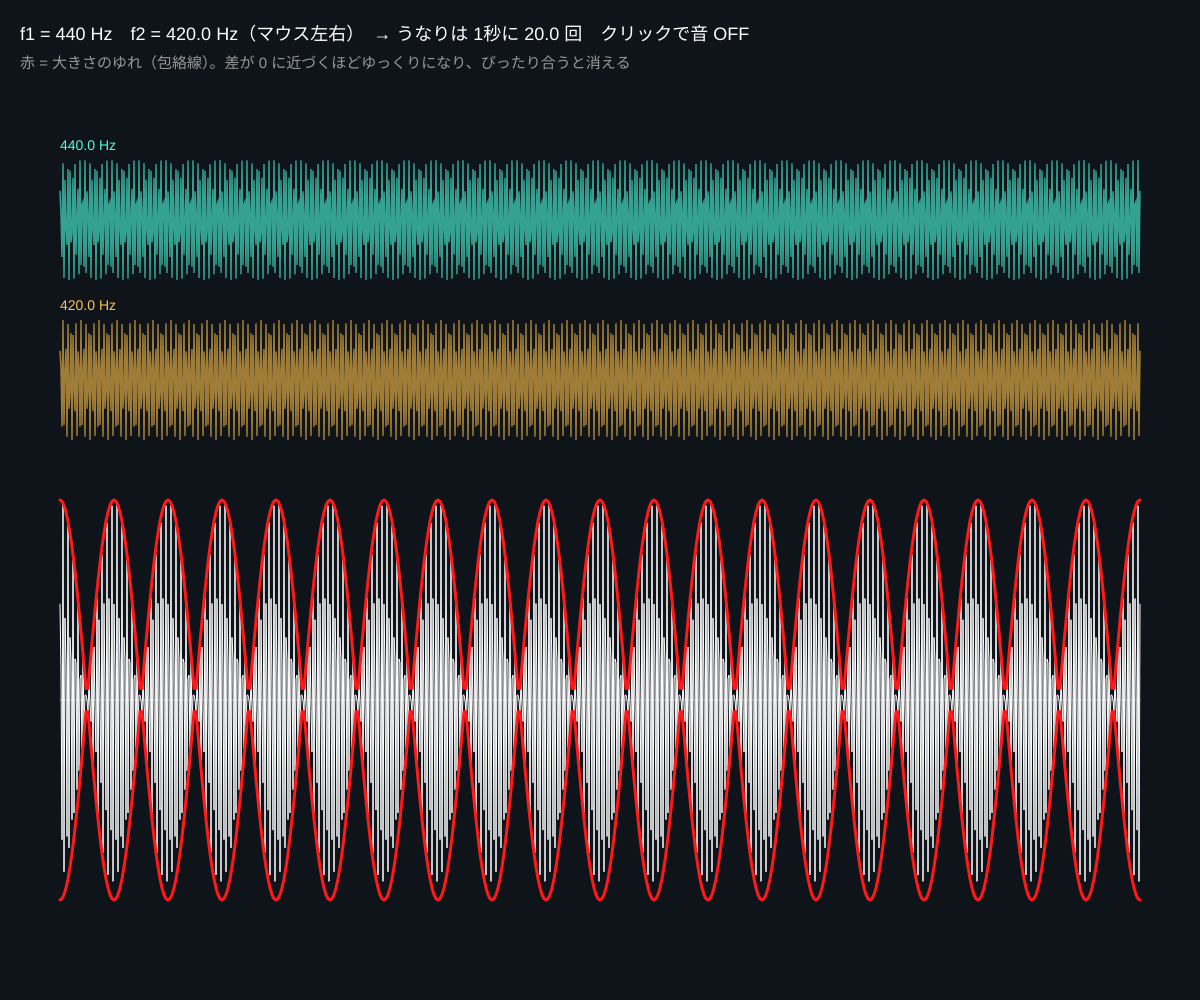
Frame 1 (no input)
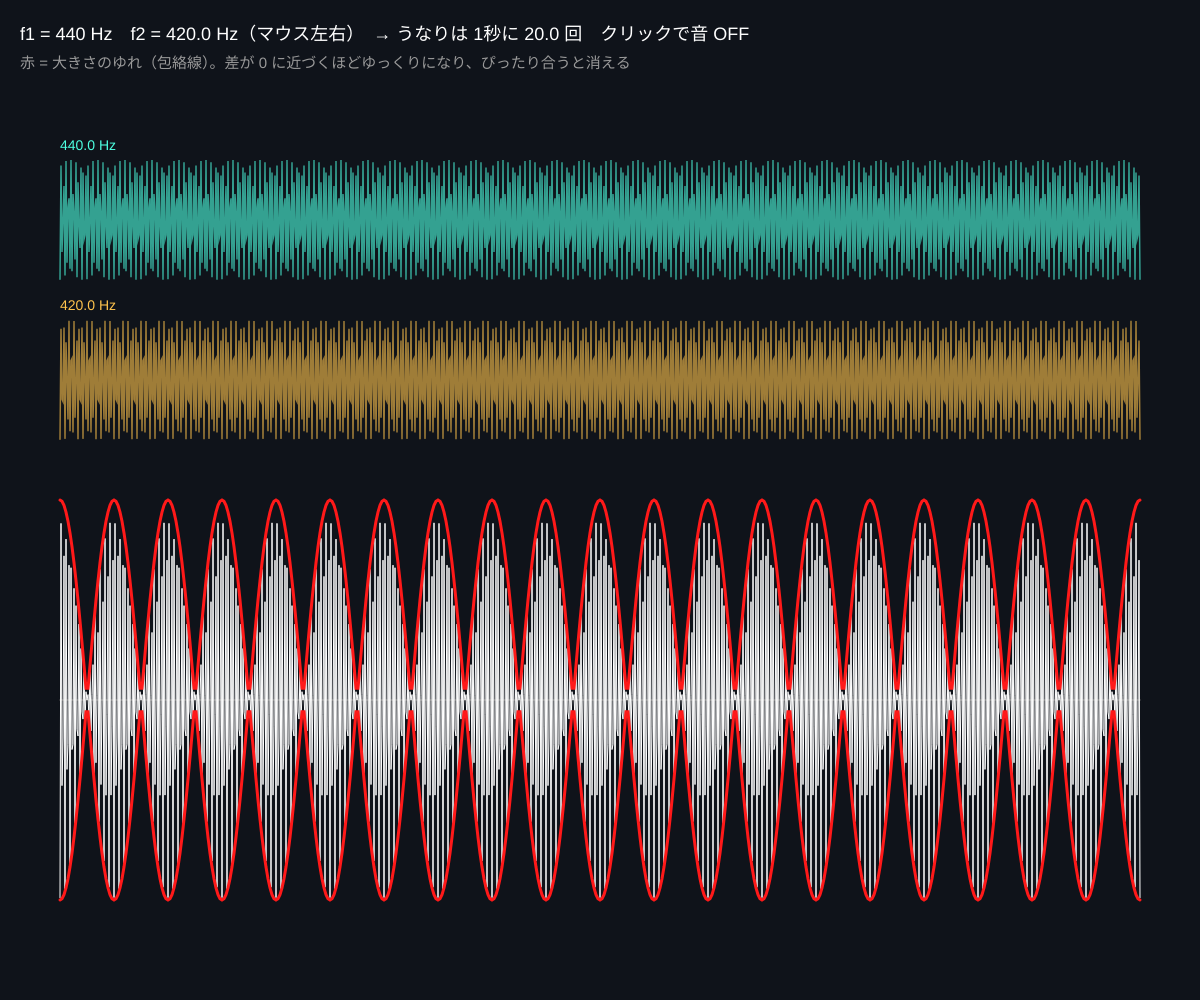
Frame 60 (no input)
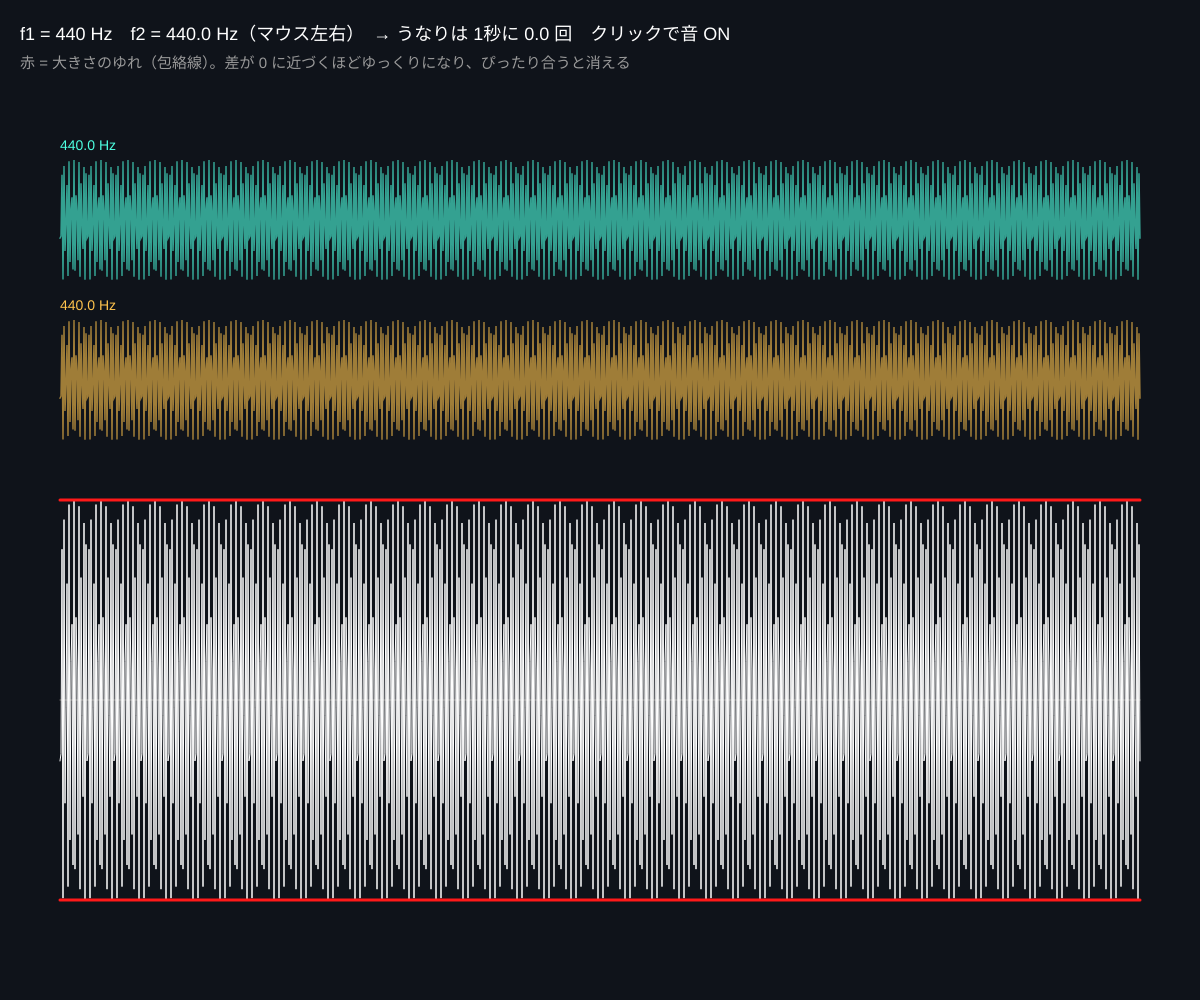
Frame 120 (the mouse pressed at the canvas centre since frame 60)

The p5.js sketch that drew these frames (run headless with seeded random() and noise() and a simulated clock; from frame 60 on, the mouse is pressed at the canvas centre):

// p5.js sketch
// ── sketch.js
// ============================================
// 15 うなり（おまけ）
// 周波数がほんの少しちがう 2 つの音を同時に鳴らすと、「ワンワンワン」と大きさがゆれる
// ゆれの速さ = 2つの周波数の差。ギターのチューニングはこれを使う
// マウス左右 = 2つ目の周波数（440 ± 20 Hz） / クリックで音 ON/OFF
// ============================================

let f1 = 440, f2 = 443;
let phase = 0;
let playing = false;

function setup() {
  createCanvas(windowWidth, windowHeight);
  colorMode(HSB, 360, 100, 100, 100);
}

function draw() {
  background(220, 40, 10);
  f2 = map(mouseX, 0, width, 420, 460, true);
  if (playing) {
    osc2.frequency.setTargetAtTime(f2, audioCtx.currentTime, 0.02);
  }
  phase += 0.5;

  let left = 60, right = width - 60;
  let secondsOnScreen = 1.0; // 画面の横幅 = 1 秒

  // 2つの波（上、うすく）
  for (let [f, mid, hue] of [[f1, height * 0.22, 170], [f2, height * 0.38, 40]]) {
    noFill();
    stroke(hue, 70, 100, 60);
    strokeWeight(1.5);
    beginShape();
    for (let x = left; x <= right; x += 1) {
      let t = ((x - left) / (right - left)) * secondsOnScreen;
      vertex(x, mid - sin(TWO_PI * f * t + phase) * height * 0.06);
    }
    endShape();
    noStroke();
    fill(hue, 70, 100);
    textSize(14);
    text(nf(f, 1, 1) + ' Hz', left, mid - height * 0.07);
  }

  // 足した波（下、大きく）＝ うなり
  let mid = height * 0.7, h = height * 0.2;
  stroke(0, 0, 30);
  line(left, mid, right, mid);
  noFill();
  stroke(0, 0, 100);
  strokeWeight(1);
  beginShape();
  for (let x = left; x <= right; x += 1) {
    let t = ((x - left) / (right - left)) * secondsOnScreen;
    let v = (sin(TWO_PI * f1 * t + phase) + sin(TWO_PI * f2 * t + phase)) / 2; // ★ 足し算
    vertex(x, mid - v * h);
  }
  endShape();
  // 包絡線（大きさのゆれ）
  stroke(0, 90, 100);
  strokeWeight(3);
  for (let sgn of [1, -1]) {
    beginShape();
    for (let x = left; x <= right; x += 2) {
      let t = ((x - left) / (right - left)) * secondsOnScreen;
      vertex(x, mid - sgn * abs(cos(PI * (f2 - f1) * t)) * h);
    }
    endShape();
  }

  noStroke();
  fill(0, 0, 100);
  textSize(18);
  text('f1 = 440 Hz　f2 = ' + nf(f2, 1, 1) + ' Hz（マウス左右）　→ うなりは 1秒に ' + nf(abs(f2 - f1), 1, 1) + ' 回　クリックで音 ' + (playing ? 'ON' : 'OFF'), 20, 40);
  fill(0, 0, 60);
  textSize(15);
  text('赤 = 大きさのゆれ（包絡線）。差が 0 に近づくほどゆっくりになり、ぴったり合うと消える', 20, 68);
}

function mousePressed() {
  startAudio();
  playing = !playing;
  gainNode.gain.setTargetAtTime(playing ? 0.15 : 0, audioCtx.currentTime, 0.03);
}

// ---------- やってみよう ----------
// 1. f2 を 440 にぴったり合わせて、うなりを消そう（チューニング！）
// 2. 差を 20 Hz にすると、うなりは速すぎて「ざらざらした音」に聞こえる
// 3. 3つの音を鳴らすと、うなりはどうなる？


// ==================================================
// ここから下は「音を鳴らすための道具」（2つの正弦波を同時に鳴らす）
// ==================================================
let audioCtx, osc1, osc2, gainNode;

function startAudio() {
  if (!audioCtx) {
    audioCtx = new AudioContext();
    gainNode = audioCtx.createGain();
    gainNode.gain.value = 0;
    gainNode.connect(audioCtx.destination);
    osc1 = audioCtx.createOscillator();
    osc1.frequency.value = f1;
    osc2 = audioCtx.createOscillator();
    osc2.frequency.value = f2;
    osc1.connect(gainNode);
    osc2.connect(gainNode);
    osc1.start();
    osc2.start();
  }
  audioCtx.resume();
}
